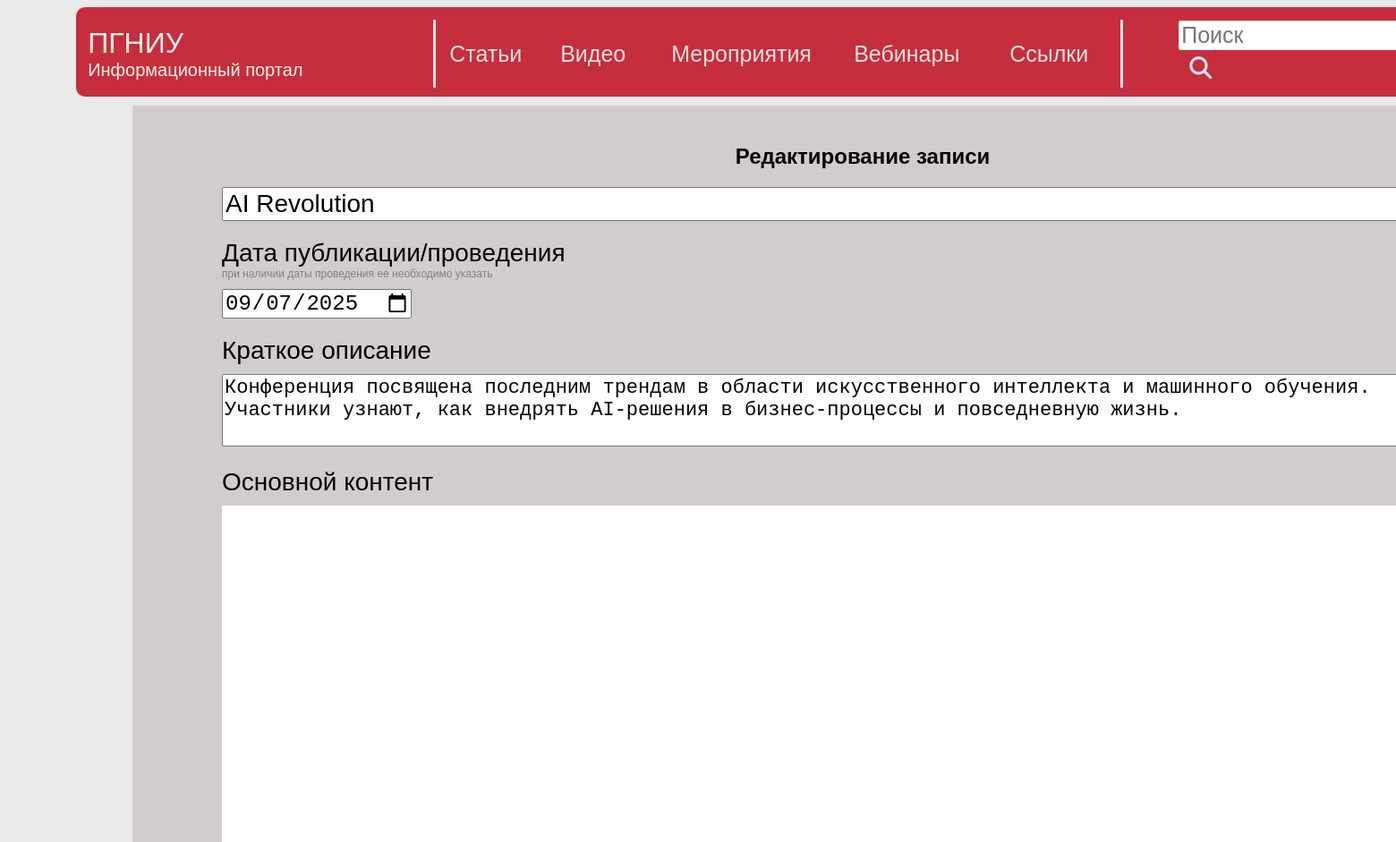
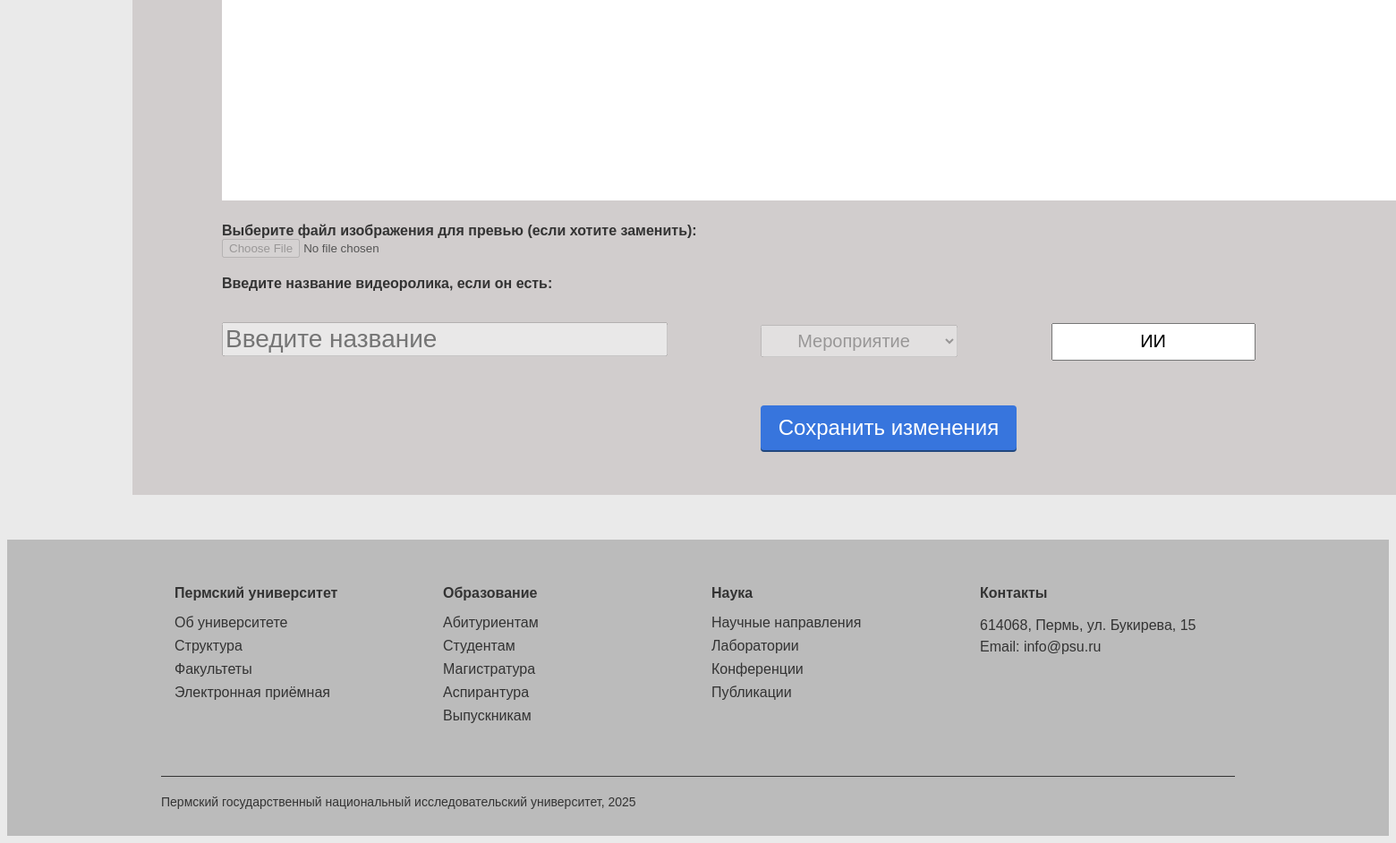
The app's page /Портал/admin/edit/edit-event.php?id=6 with its own data (2 pictures, top to bottom).
### tables this page shows
CREATE TABLE `events_` (
  `Id` int NOT NULL,
  `Title` varchar(40) NOT NULL,
  `Short` varchar(256) DEFAULT NULL,
  `ArrangedAt` date DEFAULT (curdate()),
  `Info` mediumtext,
  `Preview` varchar(40) DEFAULT NULL,
  `Theme` varchar(30) DEFAULT NULL,
  `Type` int NOT NULL DEFAULT '3'
);

### Портал/admin/edit/edit-event.php (the view, shortened to what this page needs)
<?php
include "../../construct/functions.php";
$errors = [];
$id = isset($_GET['id']) ? intval($_GET['id']) : 0;
$stmt = $pdo->prepare("SELECT * FROM events_ WHERE Id = ?");
$stmt->execute([$id]);
$post = $stmt->fetch(PDO::FETCH_ASSOC);
if ($_SERVER['REQUEST_METHOD'] === 'POST') {
    $title = trim($_POST['title'] ?? '');
    $date = $_POST['date'] ?? null;
    $short_description = trim($_POST['short_description'] ?? '');
    $content = $_POST['content'] ?? '';
    $topic = trim($_POST['topic'] ?? '');
    if ($title === '') {
        $errors[] = "Заголовок обязателен.";
    }
    if (empty($errors)) {
        if (empty($errors)) {
            $stmt = $pdo->prepare("UPDATE events_ SET Title = ?, ArrangedAt = ?, Short = ?, Info = ?, Theme = ? WHERE Id = ?");
            $stmt->execute([
                $title,
                $date ?: null,
                $short_description,
                $content,
                $topic,
                $id
            ]);
            echo '<script>window.location.href = "../event-admin.php";</script>';
            exit;
        }
    }
} else {
    $title = $post['Title'];
    $date = $post['ArrangedAt'];
    $short_description = $post['Short'];
    $topic = $post['Theme'];
}
?>
<!DOCTYPE html>
<html lang="en">
<head>
    <link rel="stylesheet" href="../../css/main.css" />
    <link rel="stylesheet" href="https://use.fontawesome.com/releases/v5.15.4/css/all.css" />
    <link href="https://cdn.quilljs.com/1.3.6/quill.snow.css" rel="stylesheet" />
</head>
<body>
    <?php include("../../construct/Shapka_admin_inside.php"); ?>
    <div class="back" style="border-top: solid #d1cdcd;">
        <div class="posts col-9">
            <div style="margin-top: 40px;">
                <h2 style="text-align:center;"> Редактирование записи </h2>
            </div>
            <div>
                <form action="edit-event.php?id=<?= $id ?>" method="post" enctype="multipart/form-data">
                    <input name="title" type="text" placeholder="Заголовок" required
                        style="font-size: 28px; margin-left: 100px; width: 85%;"
                        value="<?= htmlspecialchars($title ?? '', ENT_QUOTES) ?>" />
                    <p style="font-size: 28px; margin-left: 100px; margin-top: 20px;"> Дата публикации/проведения </p>
                    <p style="font-size: 12px; margin-left: 100px; margin-top: 0px; color: grey;">
                        при наличии даты проведения ее необходимо указать
                    </p>
                    <input type="date" name="date"
                        style="font-size: 24px; margin-left: 100px; margin-top: 10px;"
                        value="<?= htmlspecialchars($date ?? '', ENT_QUOTES) ?>" />
                    <div style="margin-top: 20px;">
                        <p style="margin-top: 20px; margin-left: 100px; font-size: 28px;"> Краткое описание </p>
                        <textarea name="short_description" placeholder="2-3 предложения об информации внутри"
                            style="margin-top: 10px; margin-left: 100px; font-size: 22px; width: 85%;" rows="3"><?= htmlspecialchars($short_description ?? '', ENT_QUOTES) ?></textarea>
                    </div>
                    <p style="margin-top: 20px; margin-left: 100px; font-size: 28px;"> Основной контент </p>
                    <div id="editor-container" style=" background: white; height: 600px;"></div>
                    <label for="file-upload" style="display: block; margin-left: 100px; margin-top: 25px; font-weight: bold; color: #333;">
                        Выберите файл изображения для превью (если хотите заменить):
                    </label>
                    <input disabled type="file" id="file-upload" name="file" style="margin-left: 100px; width: 85%;" />
                    <label for="link-input" style="display: block; margin-left: 100px; margin-top: 20px; font-weight: bold; color: #333;">
                        Введите название видеоролика, если он есть:
                    </label>
                    <input name="file_vid" type="text" placeholder="Введите название" disabled
                        style="font-size: 28px; margin-left: 100px; width: 30%;"
                        value="<?= htmlspecialchars($file_vid ?? '', ENT_QUOTES) ?>" />
                    <select name="record_type" disabled
                        style="font-size: 20px; width: 220px; height: 36px; margin-top: 35px; margin-left: 100px; text-align: center;">
                        <option value="">
                            <?php
                            if($post['Type'] == 1) echo 'Статья';
                            else if($post['Type'] == 2)  echo 'Видео';
                            else if($post['Type'] == 3)  echo 'Мероприятие';
                            else  echo 'Вебинар';
                            ?>
                        </option>
                    </select>
                    <input name="topic" type="text" placeholder="Тема"
                        style="font-size: 20px; width: 220px; height: 36px; margin-top: 35px; margin-left: 100px; text-align: center;"
                        value="<?= htmlspecialchars($topic ?? '', ENT_QUOTES) ?>" />
                    <br>
                    <div>
                        <button name="edit_post" class="btn" type="submit"
                            style="margin-left: 43%; font-size: 24px; height: 50px; margin-top: 50px; margin-bottom: 50px;">
                            Сохранить изменения
                        </button>
                    </div>
                </form>
            </div>
        </div>
    </div>
    <?php include("../../construct/footer.php"); ?>
</body>
</html>

### Портал/css/main.css (style rules this page uses)
html { scroll-behavior: smooth; }
body { background: #EAEAEA; font-family: Verdana, sans-serif; }
.back { position:initial; width: 1632px; height: auto; margin-left: 140px; margin-top: 10px; background-color: #D1CDCD; overflow-y: auto; padding-left: 0px; }
p { margin: auto; }
.btn { display: inline-block; box-sizing: border-box; padding: 0 20px; margin: 0 15px 15px 0; outline: none; border: none; border-radius: 4px; height: 32px; line-height: 32px; font-size: 14px; font-weight: 500; text-decoration: none; color: #fff; background-color: #3775dd; box-shadow: 0 2px #21487f; cursor: pointer; user-select: none; appearance: none; touch-action: manipulation; vertical-align: top; }

### Портал/admin/edit/edit-event.php (style rules this page uses)
#editor-container { margin-top: 10px; margin-left: 100px; width: 85%; }

### records on screen
events_: title "AI Revolution", date "09/07/2025", short_description "Конференция посвящена последним трендам в области искусственного интеллекта и машинного обучения. Участники узнают, как внедрять AI-решения в бизнес-процессы и повседневную жизнь.", topic "ИИ"
